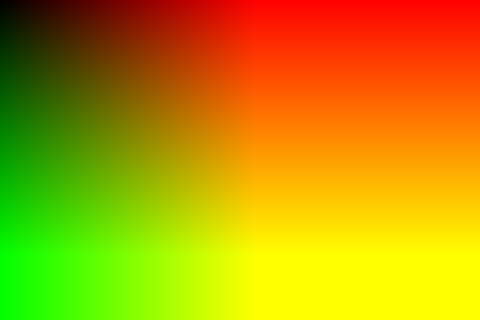
Frame 1 (no input)
Frame 60 (no input): identical to frame 1, image omitted
Frame 120 (the mouse pressed at the canvas centre since frame 60): identical to frame 1, image omitted

The p5.js sketch that drew this single still picture (run headless with seeded random() and noise() and a simulated clock; from frame 60 on, the mouse is pressed at the canvas centre):

// p5.js sketch
// ── sketch.js
function setup() {
  createCanvas(480, 320);
}

function draw() {
  loadPixels();

  for (var y = 0; y < height; y++) {
    for (var x = 0; x < width; x++) {
      // var d = dist(x, y, mouseX, mouseY);
      // var loc = (x + y * width) * 4;
      // pixels[loc] = d*2;
      // pixels[loc+1] = 0;
      // pixels[loc+2] = 0;
      // pixels[loc+3] = 255; 
      var loc = (x + y * width) * 4;
      pixels[loc] = x;
      pixels[loc+1] = y;
      pixels[loc+2] = 0;
      pixels[loc+3] = 255; 


    }
  }

  
  updatePixels();
}
